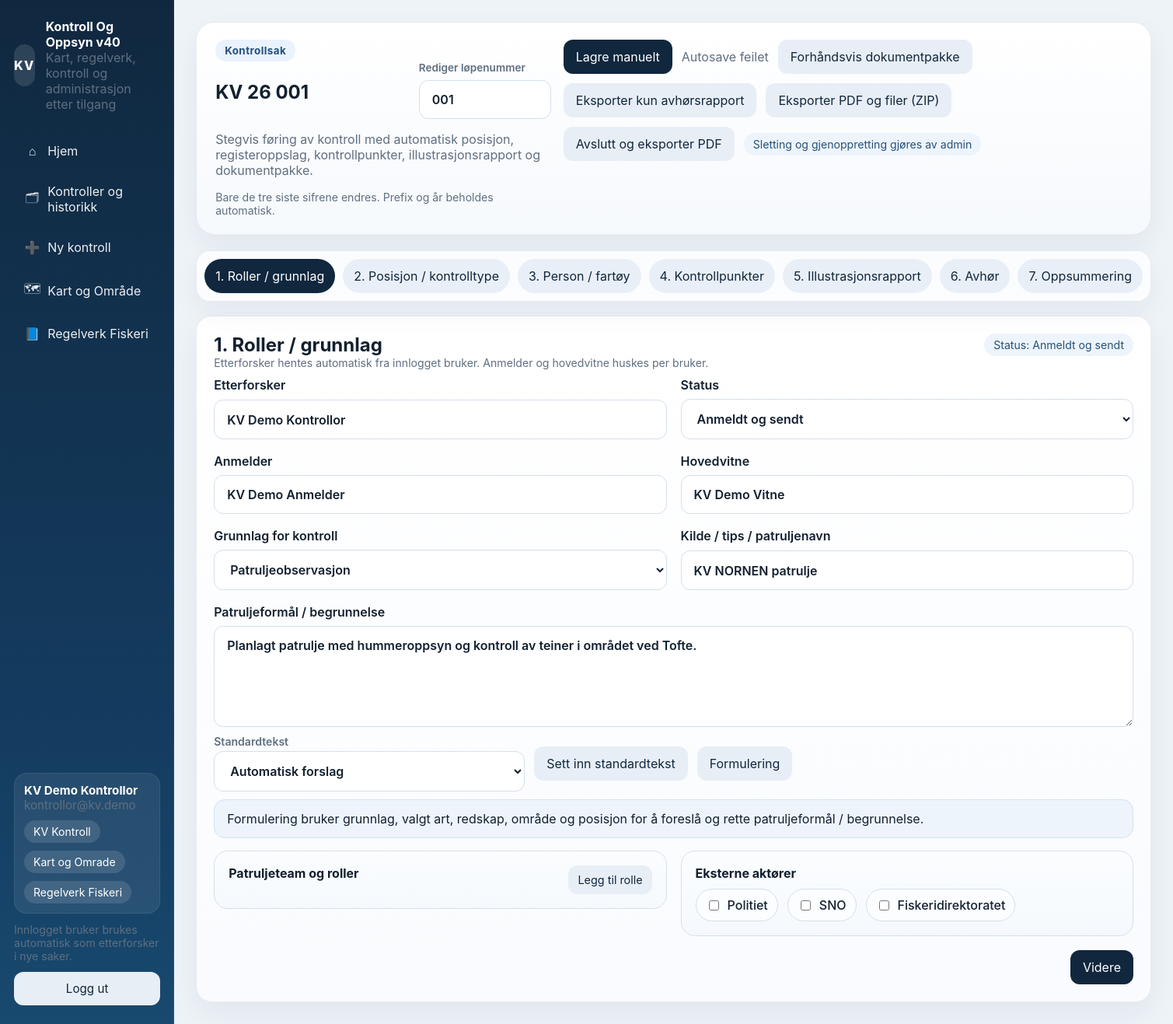
Page /cases/1/edit (signed in) on the committed database.
### tables this page shows
CREATE TABLE users (
                id INTEGER PRIMARY KEY AUTOINCREMENT,
                email TEXT NOT NULL UNIQUE,
                full_name TEXT NOT NULL,
                password_hash TEXT NOT NULL,
                role TEXT NOT NULL CHECK (role IN ('admin', 'investigator')),
                last_complainant_name TEXT,
                last_witness_name TEXT,
                active INTEGER NOT NULL DEFAULT 1,
                created_at TEXT NOT NULL,
                updated_at TEXT NOT NULL
            , case_prefix TEXT, address TEXT, phone TEXT, vessel_affiliation TEXT, permissions_json TEXT NOT NULL DEFAULT '[]');

CREATE TABLE cases (
                id INTEGER PRIMARY KEY AUTOINCREMENT,
                case_number TEXT NOT NULL UNIQUE,
                created_by INTEGER NOT NULL REFERENCES users(id) ON DELETE RESTRICT,
                investigator_name TEXT NOT NULL,
                complainant_name TEXT,
                witness_name TEXT,
                case_basis TEXT NOT NULL DEFAULT 'patruljeobservasjon',
                basis_source_name TEXT,
                basis_details TEXT,
                control_type TEXT,
                fishery_type TEXT,
                species TEXT,
                gear_type TEXT,
                start_time TEXT,
                end_time TEXT,
                location_name TEXT,
                latitude REAL,
                longitude REAL,
                area_status TEXT,
                area_name TEXT,
                suspect_name TEXT,
                suspect_phone TEXT,
                suspect_birthdate TEXT,
                suspect_address TEXT,
                suspect_post_place TEXT,
                lookup_text TEXT,
                vessel_name TEXT,
                vessel_reg TEXT,
                radio_call_sign TEXT,
                notes TEXT,
                hearing_text TEXT,
                seizure_notes TEXT,
                summary TEXT,
                findings_json TEXT NOT NULL DEFAULT '[]',
                source_snapshot_json TEXT NOT NULL DEFAULT '[]',
                crew_json TEXT NOT NULL DEFAULT '[]',
                external_actors_json TEXT NOT NULL DEFAULT '[]',
                hummer_participant_no TEXT,
                hummer_last_registered TEXT,
                observed_gear_count INTEGER,
                complaint_override TEXT,
                own_report_override TEXT,
                interview_report_override TEXT,
                seizure_report_override TEXT,
                interview_sessions_json TEXT NOT NULL DEFAULT '[]',
                complainant_signature TEXT,
                witness_signature TEXT,
                investigator_signature TEXT,
                suspect_signature TEXT,
                status TEXT NOT NULL DEFAULT 'Utkast',
                last_generated_pdf TEXT,
                last_previewed_at TEXT,
                created_at TEXT NOT NULL,
                updated_at TEXT NOT NULL
            , deleted_at TEXT, deleted_by INTEGER);

### app/routers/cases.py (the view)
@router.get('/cases/{case_id}/edit', response_class=HTMLResponse)
def edit_case(request: Request, case_id: int):
    user = require_permission(request, 'kv_kontroll', detail='Brukeren har ikke tilgang til KV Kontroll.')
    case_row = get_case_for_user(user, case_id)
    evidence = db.list_evidence(case_id)
    findings = db.case_to_findings(case_row)
    sources = db.case_to_sources(case_row)
    crew = db.case_to_crew(case_row)
    external_actors = db.case_to_external_actors(case_row)
    interviews = db.case_to_interviews(case_row)
    return render_template(request, 'case_form.html', case=case_row, evidence=evidence, findings=findings, sources=sources, crew=crew, external_actors=external_actors, interviews=interviews, law_browser=catalog.law_browser_data(), leisure_fields=catalog.LEISURE_FIELDS, commercial_fields=catalog.COMMERCIAL_FIELDS, case_number_error=request.query_params.get('case_number_error'), case_number_saved=request.query_params.get('case_number_saved'))

### app/templates/case_form.html (shortened to what this page needs)
{% extends 'base.html' %}
{% block content %}
<section class="page-header page-header-soft">
  <div>
    <div class="eyebrow">Kontrollsak</div>
    <div class="case-header-line">
      <h1>{{ case.case_number }}</h1>
      <label class="case-number-edit"><span>Rediger løpenummer</span><input type="number" min="1" max="999" step="1" name="case_number_suffix" form="case-form" value="{{ case.case_number.split()[-1] if case.case_number else '' }}" /></label>
    </div>
    <p class="muted">Stegvis føring av kontroll med automatisk posisjon, registeroppslag, kontrollpunkter, illustrasjonsrapport og dokumentpakke.</p>
    <div class="small muted">Bare de tre siste sifrene endres. Prefix og år beholdes automatisk.</div>
  </div>
  <div class="actions-row wrap">
    <button class="btn btn-primary" id="btn-manual-save" type="button">Lagre manuelt</button>
    <span class="autosave-pill muted" id="autosave-status">Autosave ikke startet</span>
    <a class="btn btn-secondary" href="/cases/{{ case.id }}/preview" target="_blank" rel="noopener">Forhåndsvis dokumentpakke</a>
    <a class="btn btn-secondary" href="/cases/{{ case.id }}/interview-pdf">Eksporter kun avhørsrapport</a>
    <a class="btn btn-secondary" href="/cases/{{ case.id }}/bundle">Eksporter PDF og filer (ZIP)</a>
    <a class="btn btn-secondary" href="/cases/{{ case.id }}/pdf">Avslutt og eksporter PDF</a>
    <span class="pill">Sletting og gjenoppretting gjøres av admin</span>
  </div>
</section>
<div id="case-app"
     data-case-id="{{ case.id }}"
     data-rules-url="/api/rules"
     data-zones-url="/api/zones/check"
     data-registry-url="/api/registry/lookup"
     data-summary-url="/api/summary/suggest"
     data-autosave-url="/api/cases/{{ case.id }}/autosave"
     data-law-browser='{{ law_browser|tojson }}'
     data-map-catalog='{{ portal_layers|tojson }}'
     data-evidence='{{ evidence|tojson }}'
     data-map-url="{{ portal_map_url }}"
     data-case-number="{{ case.case_number }}">
  <div class="stepper glass-stepper">
    <button class="step-btn active" type="button" data-step-target="1">1. Roller / grunnlag</button>
    <button class="step-btn" type="button" data-step-target="2">2. Posisjon / kontrolltype</button>
    <button class="step-btn" type="button" data-step-target="3">3. Person / fartøy</button>
    <button class="step-btn" type="button" data-step-target="4">4. Kontrollpunkter</button>
    <button class="step-btn" type="button" data-step-target="5">5. Illustrasjonsrapport</button>
    <button class="step-btn" type="button" data-step-target="6">6. Avhør</button>
    <button class="step-btn" type="button" data-step-target="7">7. Oppsummering</button>
  </div>
  <form id="case-form" method="post" action="/cases/{{ case.id }}/save" class="stack gap-l">
    <section class="card card-panel step-pane active" data-step="1">
      <div class="card-header panel-header">
        <div>
          <h2>1. Roller / grunnlag</h2>
          <div class="muted small">Etterforsker hentes automatisk fra innlogget bruker. Anmelder og hovedvitne huskes per bruker.</div>
        </div>
        <span class="pill">Status: {{ case.status }}</span>
      </div>
      <div class="grid-two">
        <label><span>Etterforsker</span><input name="investigator_name" value="{{ case.investigator_name }}" readonly /></label>
        <label><span>Status</span><select name="status">{% for option in status_options %}<option value="{{ option }}" {% if case.status == option %}selected{% endif %}>{{ option }}</option>{% endfor %}</select></label>
        <label><span>Anmelder</span><input name="complainant_name" id="complainant_name" value="{{ case.complainant_name or '' }}" /></label>
        <label><span>Hovedvitne</span><input name="witness_name" id="witness_name" value="{{ case.witness_name or '' }}" /></label>
        <label><span>Grunnlag for kontroll</span><select name="case_basis" id="case_basis">{% for option in case_basis_options %}<option value="{{ option.value }}" {% if case.case_basis == option.value %}selected{% endif %}>{{ option.label }}</option>{% endfor %}</select></label>
        <label><span>Kilde / tips / patruljenavn</span><input name="basis_source_name" id="basis_source_name" value="{{ case.basis_source_name or '' }}" placeholder="F.eks. KV NORNEN patrulje" /></label>
        <label class="span-2"><span>Patruljeformål / begrunnelse</span><textarea name="basis_details" id="basis_details" rows="5">{{ case.basis_details or '' }}</textarea></label>
      </div>
      <div class="actions-row wrap margin-top-s">
        <label class="inline-select"><span class="muted small">Standardtekst</span>
          <select id="basis_preset">
            <option value="auto">Automatisk forslag</option>
          </select>
        </label>
        <button class="btn btn-secondary" type="button" id="btn-generate-basis">Sett inn standardtekst</button>
        <button class="btn btn-secondary" type="button" id="btn-polish-basis">Formulering</button>
      </div>
      <div class="callout margin-top-s">Formulering bruker grunnlag, valgt art, redskap, område og posisjon for å foreslå og rette patruljeformål / begrunnelse.</div>
      <div class="split-panel margin-top-m">
        <div class="subcard">
          <div class="subcard-head">
            <h3>Patruljeteam og roller</h3>
            <button class="btn btn-secondary btn-small" type="button" id="btn-add-crew">Legg til rolle</button>
          </div>
        </div>
        <div class="subcard">
          <h3>Eksterne aktører</h3>
          <div id="external-actors" class="actions-row wrap margin-top-s">
            {% for actor in external_actor_options %}
            <label class="check-chip"><input type="checkbox" value="{{ actor }}" {% if actor in external_actors %}checked{% endif %} /> {{ actor }}</label>
            {% endfor %}
          </div>
        </div>
      </div>
      <div class="step-actions"><button type="button" class="btn btn-primary" data-next-step>Videre</button></div>
    </section>
  </form>
</div>
{% endblock %}

### app/templates/base.html (shortened to what this page needs)
<!DOCTYPE html>
<html lang="no">
<head>
  <link rel="stylesheet" href="https://unpkg.com/leaflet@1.9.4/dist/leaflet.css" />
  <link rel="stylesheet" href="/static/styles.css" />
</head>
<body>
  <div class="app-shell">
    {% if current_user %}
    <aside class="sidebar">
      <div>
        <div class="brand">
          <div class="brand-badge">KV</div>
          <div>
            <strong>Kontroll Og Oppsyn {{ app_version }}</strong>
            <div class="muted sidebar-subtitle">Kart, regelverk, kontroll og administrasjon etter tilgang</div>
          </div>
        </div>
        <nav class="nav">
          {% for link in nav_links %}
          <a href="{{ link.href }}" class="nav-link "><span class="nav-link-icon" aria-hidden="true">{{ link.icon }}</span><span>{{ link.label }}</span></a>
          {% endfor %}
        </nav>
      </div>
      <div class="sidebar-footer">
        <div class="sidebar-user-card">
          <div><strong>{{ current_user.full_name }}</strong></div>
          <div class="muted">{{ current_user.email }}</div>
          <div class="permission-chip-list margin-top-s">
            {% for permission in current_permissions %}
            <span class="pill pill-invert">{{ permission_labels[permission] }}</span>
            {% endfor %}
          </div>
        </div>
        {% if 'kv_kontroll' in current_permissions %}
        <div class="sidebar-note small muted">
          Innlogget bruker brukes automatisk som etterforsker i nye saker.
        </div>
        {% else %}
        <div class="sidebar-note small muted">
          Denne brukeren ser bare modulene som er gitt i adminoppsettet.
        </div>
        {% endif %}
        <form method="post" action="/logout">
          <button class="btn btn-secondary btn-full" type="submit">Logg ut</button>
        </form>
      </div>
    </aside>
    {% endif %}
    <main class="main {% if not current_user %}main-logged-out{% endif %}">
      {% block content %}{% endblock %}
    </main>
  </div>
</body>
</html>

### rows in the picture
users: full_name "KV Demo Kontrollor", email "kontrollor@kv.demo"
cases: case_number "KV 26 001", case_number_suffix "001", status "Anmeldt og sendt", investigator_name "KV Demo Kontrollor", complainant_name "KV Demo Anmelder", witness_name "KV Demo Vitne", case_basis "Patruljeobservasjon", basis_source_name "KV NORNEN patrulje", basis_details "Planlagt patrulje med hummeroppsyn og kontroll av teiner i området ved Tofte."

### other values in the picture
{{ app_version }} "v40"
{{ link.icon }} "⌂" "🗂" "➕" "🗺" "📘"
{{ link.label }} "Hjem" "Kontroller og historikk" "Ny kontroll" "Kart og Område" "Regelverk Fiskeri"
{{ permission_labels[permission] }} "KV Kontroll" "Kart og Omrade" "Regelverk Fiskeri"
{{ actor }} "Politiet" "SNO" "Fiskeridirektoratet"
